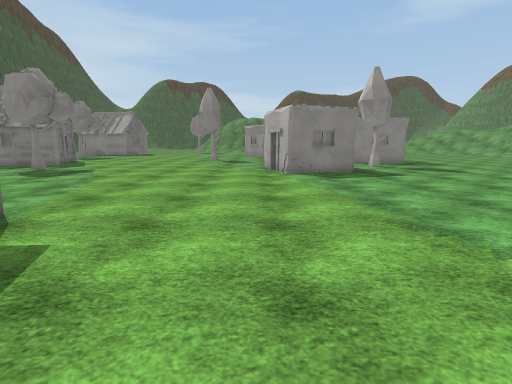
view 1 (above)

22 first-person views from a walk through a 3-D level made in the Unity game engine. The camera is 1.5 m above the floor, tilts 10° down and sees 85° across. The floor is counted in squares, 1 m on a side. Each view is taken from the middle of a square. On the plan, view 1 faces up. The plan holds only what a view shows up to about 14 squares ahead; the rest is blank. The place goes on beyond the plan. The player is left out. Some surface patterns are stand-ins.

view 2
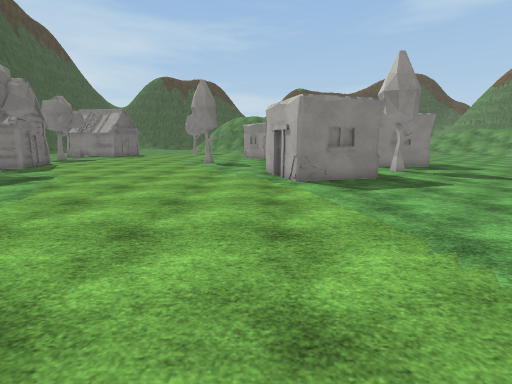

view 3
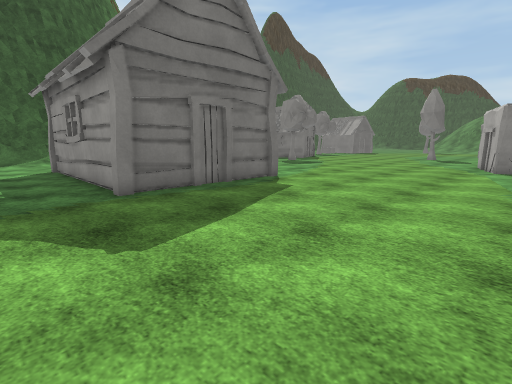

view 4
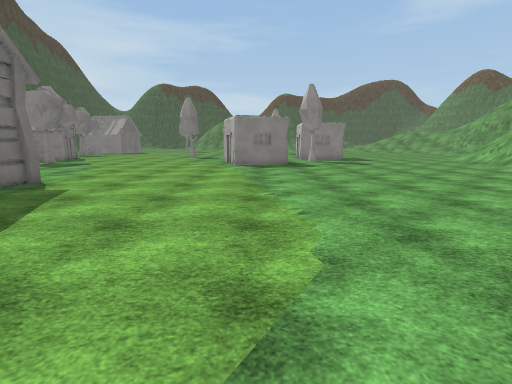

view 5
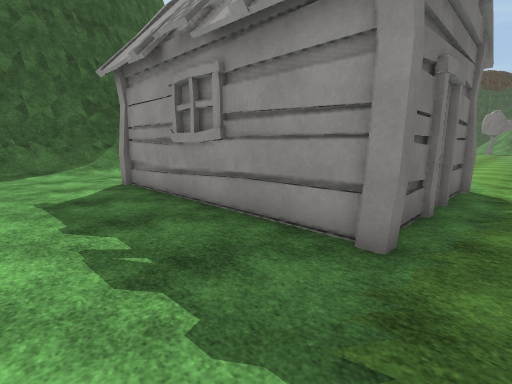

view 6
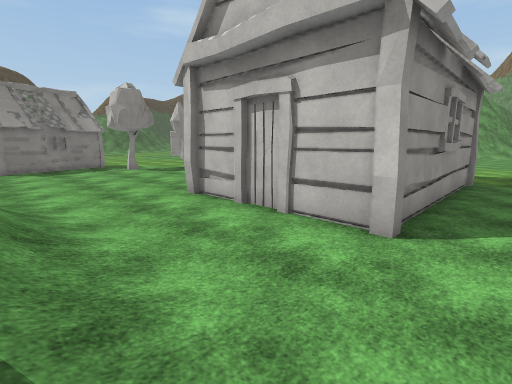

view 7
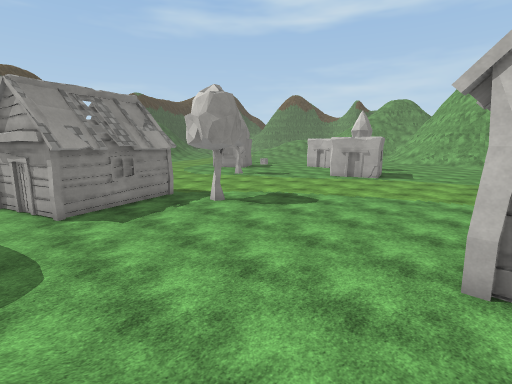

view 8
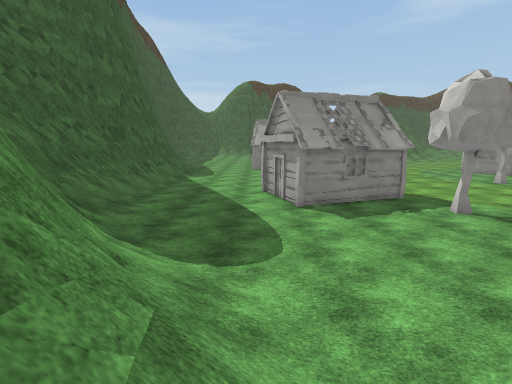

view 9
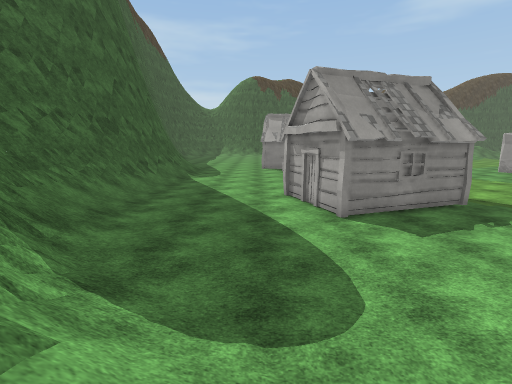

view 10
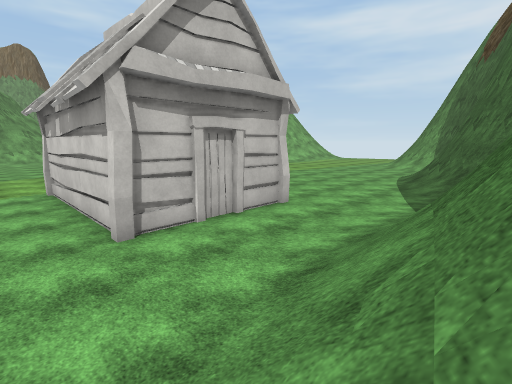

view 11
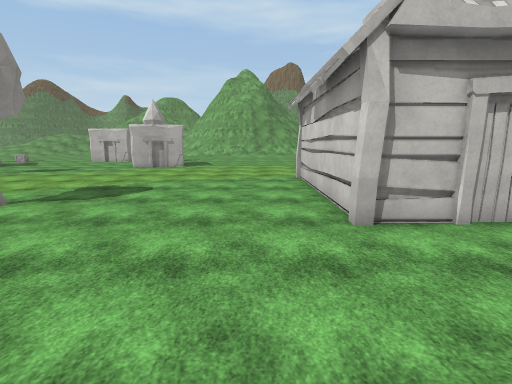

view 12
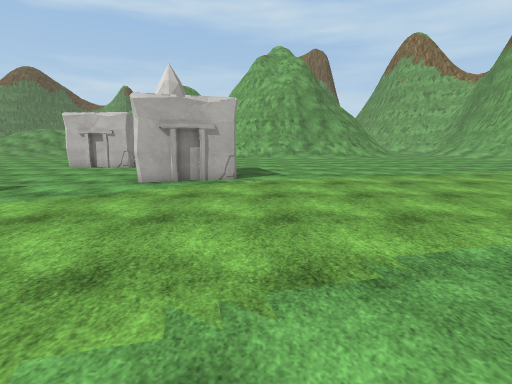

view 13
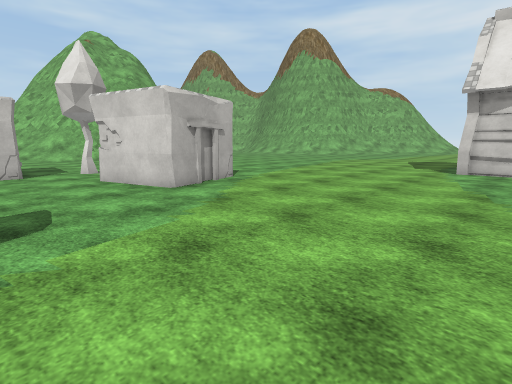

view 14
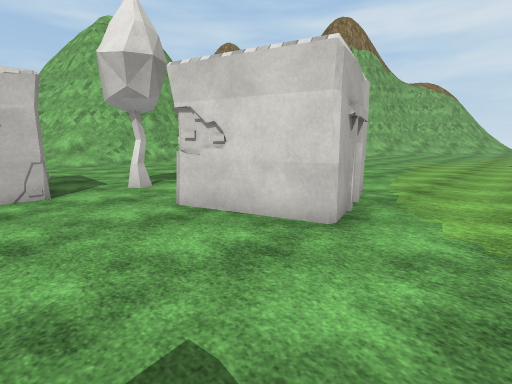

view 15
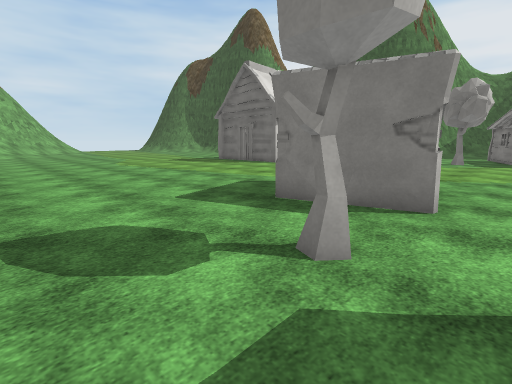

view 16
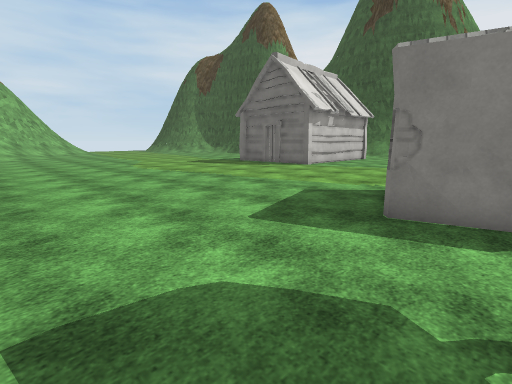

view 17
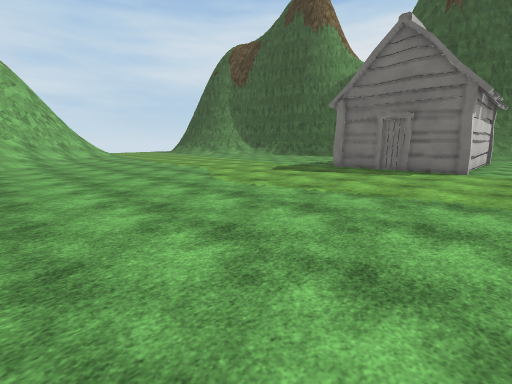

view 18
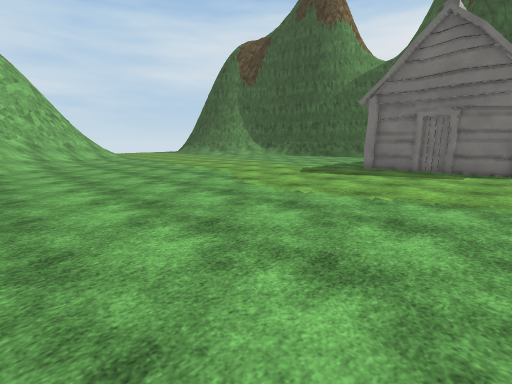

view 19
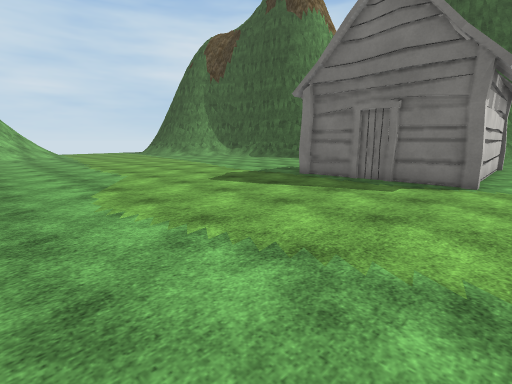

view 20
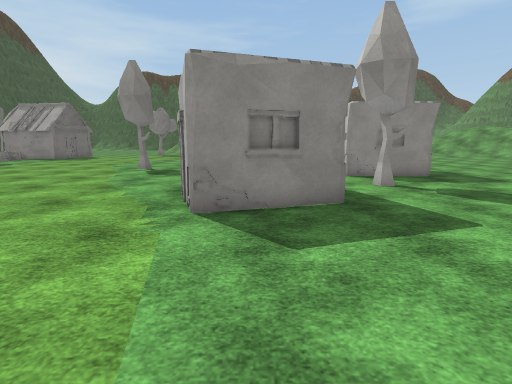

view 21
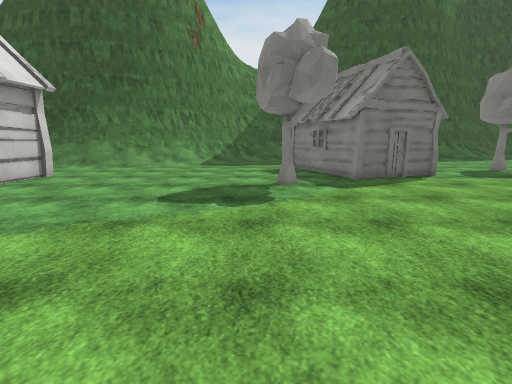

view 22
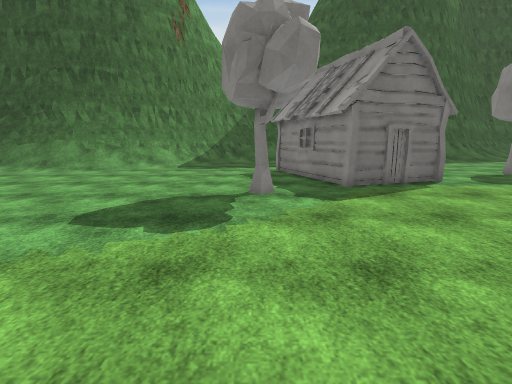

### Floor plan
Key: @ floor where view 1 was taken; # wall or solid block; . main floor; : floor 0.25 m higher than the main floor; / step, stairs or slope; = window, fence, low wall or low ledge; H hut; T tree; O other object.
Columns run from 30 left of view 1 to 11 right of it. Each row starts with its distance up from view 1.
 22 #=/.......     H.....................#
 21 #=/......HH     H....................##O##
 20 #=/.......H     H.........................
 19 #=//......H   HHHH........................
 18 #=//.......HHHH................####...T...
 17 #///.......H...................#  ##......
 16 ##//.............TT............#  ##......
 15 ##=//..........................O####......
 14  ##=/...........................#O........
 13   ##=/....................................
 12    ##=/...................................
 11     ##//..................................
 10      #=//.................................
  9      ##///................................
  8       ##///...............................
  7        #=//...............................
  6        ##//.....H.HH.....H................
  5         #///...HHHHHHHHHHH................
  4         #=//....H       H.................
  3         #=//...HH       H.................
  2          #//....H       H.................
  1          =//...HH       H.................
  0           //....H       H.....@...........
 -1           //...H####H##HHH................
 -2         #=/:..............................
 -3         #//...............................
 -4         #//...............................
 -5            .............. . ..............

Positions as (right, up) in squares from view 1, and headings:
1: (0, 0), facing up
2: (0, 3), facing up
3: (3, -4), facing up-left
4: (3, -5), facing up
5: (-4, -5), facing up-left
6: (-20, -3), facing up-right
7: (-21, 5), facing up-right
8: (-21, 5), facing up
9: (-22, 8), facing up
10: (-22, 8), facing down-right
11: (-21, 8), facing right
12: (-10, 13), facing right
13: (-8, 22), facing down-right
14: (-2, 22), facing down-right
15: (11, 20), facing down-left
16: (11, 17), facing down-left
17: (11, 8), facing down-left
18: (11, 6), facing down-left
19: (6, 7), facing down-left
20: (3, 8), facing up
21: (-2, 15), facing left
22: (-4, 16), facing left
